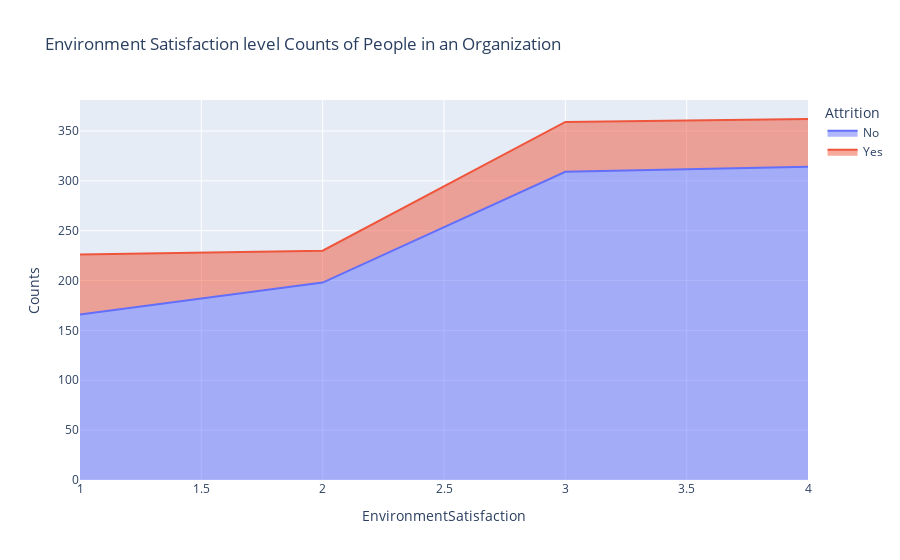

Notebook cell for this chart:
### Markdown cell above
![](https://www.questionpro.com/blog/wp-content/uploads/2017/11/Employee-Satisfaction_1.jpg)

### Code cell
sats_att=data.groupby(['EnvironmentSatisfaction','Attrition']).apply(lambda x:x['EnvironmentSatisfaction'].count()).reset_index(name='Counts')
px.area(sats_att,x='EnvironmentSatisfaction',y='Counts',color='Attrition',title='Environment Satisfaction level Counts of People in an Organization')

### Figure 1 — Plotly figure (JSON) as saved in the notebook; plotly's stock layout.template omitted (floating-point values rounded to 4 significant figures)
{"data": [{"hovertemplate": "Attrition=No<br>EnvironmentSatisfaction=%{x}<br>Counts=%{y}<extra></extra>", "legendgroup": "No", "line": {"color": "#636efa"}, "mode": "lines", "name": "No", "orientation": "v", "showlegend": true, "stackgroup": "1", "type": "scatter", "x": [1, 2, 3, 4], "xaxis": "x", "y": [166, 198, 309, 314], "yaxis": "y"}, {"hovertemplate": "Attrition=Yes<br>EnvironmentSatisfaction=%{x}<br>Counts=%{y}<extra></extra>", "legendgroup": "Yes", "line": {"color": "#EF553B"}, "mode": "lines", "name": "Yes", "orientation": "v", "showlegend": true, "stackgroup": "1", "type": "scatter", "x": [1, 2, 3, 4], "xaxis": "x", "y": [60, 32, 50, 48], "yaxis": "y"}], "layout": {"legend": {"title": {"text": "Attrition"}, "tracegroupgap": 0}, "title": {"text": "Environment Satisfaction level Counts of People in an Organization"}, "xaxis": {"anchor": "y", "domain": [0, 1], "title": {"text": "EnvironmentSatisfaction"}}, "yaxis": {"anchor": "x", "domain": [0, 1], "title": {"text": "Counts"}}}}
